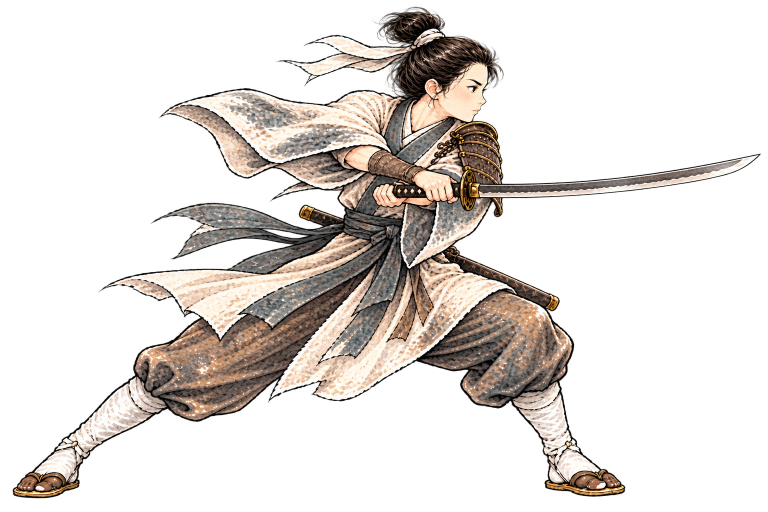
#> input picture Artifacts/GraphicsRemediation/SkillAnimation/SeojinBasic3HitCombo/selected/C3-like-native-rgba-revision-03/raw-native-1536x1024/frame-02.png, 1536 x 1024 px, given in place of frame-00.png, which was not available (shown at 1/2 size)
$ python build_review.py
#> lines starting #> are read from the running program, lines starting #| are printed output that depends on the picture; pictures that were not available may be replaced by others from this repository, and a replacement may not be noted
from __future__ import annotations

import hashlib
import json
import shutil
from pathlib import Path

from PIL import Image


ROOT = Path(__file__).parent
SOURCES = [
    "/Users/pvenus/.codex/generated_images/01a0421a-c5ea-7623-88db-2ac71c27bd93/exec-b5022ffb-00e8-4900-bd6b-50fd7674c7e8.png",
    "/Users/pvenus/.codex/generated_images/01a0421a-c5ea-7623-88db-2ac71c27bd93/exec-48c7f7ef-3494-466a-b673-c0fe0f5168d7.png",
    "/Users/pvenus/.codex/generated_images/01a0421a-c5ea-7623-88db-2ac71c27bd93/exec-fa28d22a-195f-4b1e-9fbb-423d6017a073.png",
    "/Users/pvenus/.codex/generated_images/01a0421a-c5ea-7623-88db-2ac71c27bd93/exec-cd094db6-3cc7-469b-a11b-3b1d68beecb0.png",
    "/Users/pvenus/.codex/generated_images/01a0421a-c5ea-7623-88db-2ac71c27bd93/exec-529edc00-d9df-4a42-8786-fd53370576fa.png",
    "/Users/pvenus/.codex/generated_images/01a0421a-c5ea-7623-88db-2ac71c27bd93/exec-d090bc09-5a2a-4793-9ac6-5d46be5ab6af.png",
    "/Users/pvenus/.codex/generated_images/01a0421a-c5ea-7623-88db-2ac71c27bd93/exec-9e458950-4c53-4082-906f-1e6a7f617236.png",
    "/Users/pvenus/.codex/generated_images/01a0421a-c5ea-7623-88db-2ac71c27bd93/exec-33155abc-521d-48b9-88ce-1c5e75595bb0.png",
    "/Users/pvenus/.codex/generated_images/01a0421a-c5ea-7623-88db-2ac71c27bd93/exec-3562b3b3-9ad8-4baf-b9aa-fe8afde5b1db.png",
    "/Users/pvenus/.codex/generated_images/01a0421a-c5ea-7623-88db-2ac71c27bd93/exec-ab9a93cc-16e5-4e68-948f-7b0ac9cb9522.png",
    "/Users/pvenus/.codex/generated_images/01a0421a-c5ea-7623-88db-2ac71c27bd93/exec-f0b72f65-4984-4927-a11a-d9c8b83f3aa3.png",
    "/Users/pvenus/.codex/generated_images/01a0421a-c5ea-7623-88db-2ac71c27bd93/exec-3f632a54-d725-4357-968c-912866896b2d.png",
    "/Users/pvenus/.codex/generated_images/01a0421a-c5ea-7623-88db-2ac71c27bd93/exec-95f0432c-dbbb-4933-9ee6-1f428774ecf0.png",
    "/Users/pvenus/.codex/generated_images/01a0421a-c5ea-7623-88db-2ac71c27bd93/exec-5272304c-0fb1-4606-9a04-a96670f27744.png",
    "/Users/pvenus/.codex/generated_images/01a0421a-c5ea-7623-88db-2ac71c27bd93/exec-6756f68a-d465-4843-826f-763525777054.png",
    "/Users/pvenus/.codex/generated_images/01a0421a-c5ea-7623-88db-2ac71c27bd93/exec-b47fcd0c-39b7-4734-a2ff-8b1538b3ddb4.png",
    "/Users/pvenus/.codex/generated_images/01a0421a-c5ea-7623-88db-2ac71c27bd93/exec-d3cd2722-7076-4222-9fbf-76cdf5ece3d0.png",
    "/Users/pvenus/.codex/generated_images/01a0421a-c5ea-7623-88db-2ac71c27bd93/exec-f39b7a24-bac6-4742-af0f-611cf33b2a9e.png",
]
DELAYS = [80, 80, 80, 80, 120, 80, 80, 80, 80, 80, 120, 80, 80, 80, 80, 80, 120, 320]


def sha(path: Path) -> str:
    return hashlib.sha256(path.read_bytes()).hexdigest()


raw_dir = ROOT / "raw-native-1536x1024"
frame_dir = ROOT / "frames-768x512"
raw_dir.mkdir(parents=True, exist_ok=True)
frame_dir.mkdir(parents=True, exist_ok=True)

frames = []
records = []
for index, source in enumerate(SOURCES):
    src = Path(source)
    raw = raw_dir / f"frame-{index:02d}.png"
    shutil.copyfile(src, raw)
    image = Image.open(raw)
#> image is the input picture: PIL image 1536x1024 RGBA; mean R, G, B, A 79.5, 71.5, 65.1, 75.5
    if image.mode != "RGBA" or image.size != (1536, 1024):
        raise RuntimeError(f"physical gate failed: {index} {image.mode} {image.size}")
    alpha = image.getchannel("A")
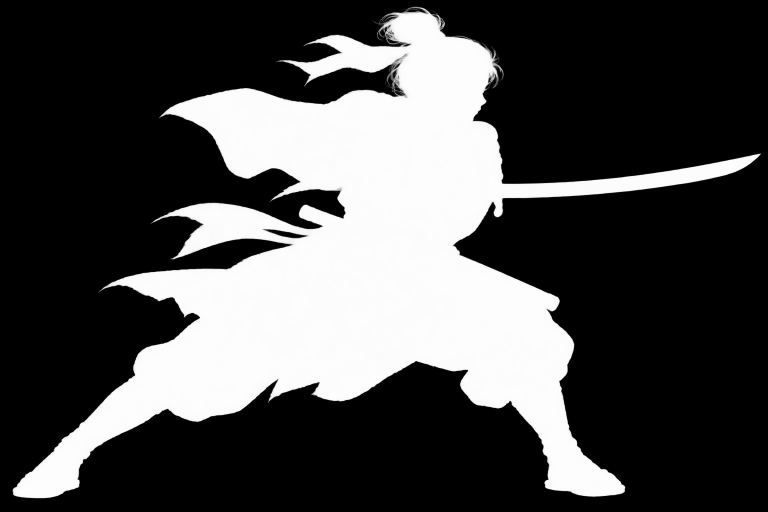
#> alpha: PIL image 1536x1024 L (shown at 1/2 size); min 0, max 254, mean 75.5
    if alpha.getextrema()[0] != 0:
        raise RuntimeError(f"no transparency: {index}")
    resized = image.resize((768, 512), Image.Resampling.LANCZOS)
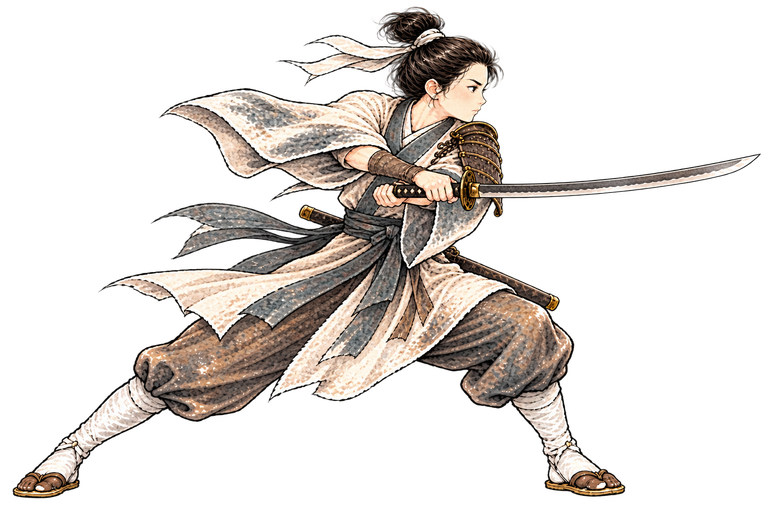
#> resized: PIL image 768x512 RGBA; mean R, G, B, A 48.4, 43.3, 39.3, 75.5; transparent parts drawn white
    output = frame_dir / f"frame-{index:02d}.png"
    resized.save(output)
    frames.append(resized)
    a = resized.getchannel("A")
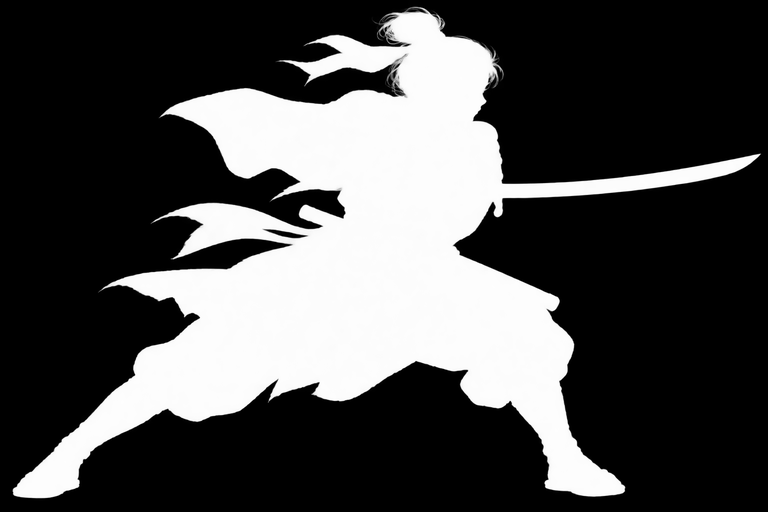
#> a: PIL image 768x512 L; min 0, max 255, mean 75.5
    records.append({
        "frame": index,
        "source_path": source,
#> (the run stopped early here; a loop or call above may not have finished)
